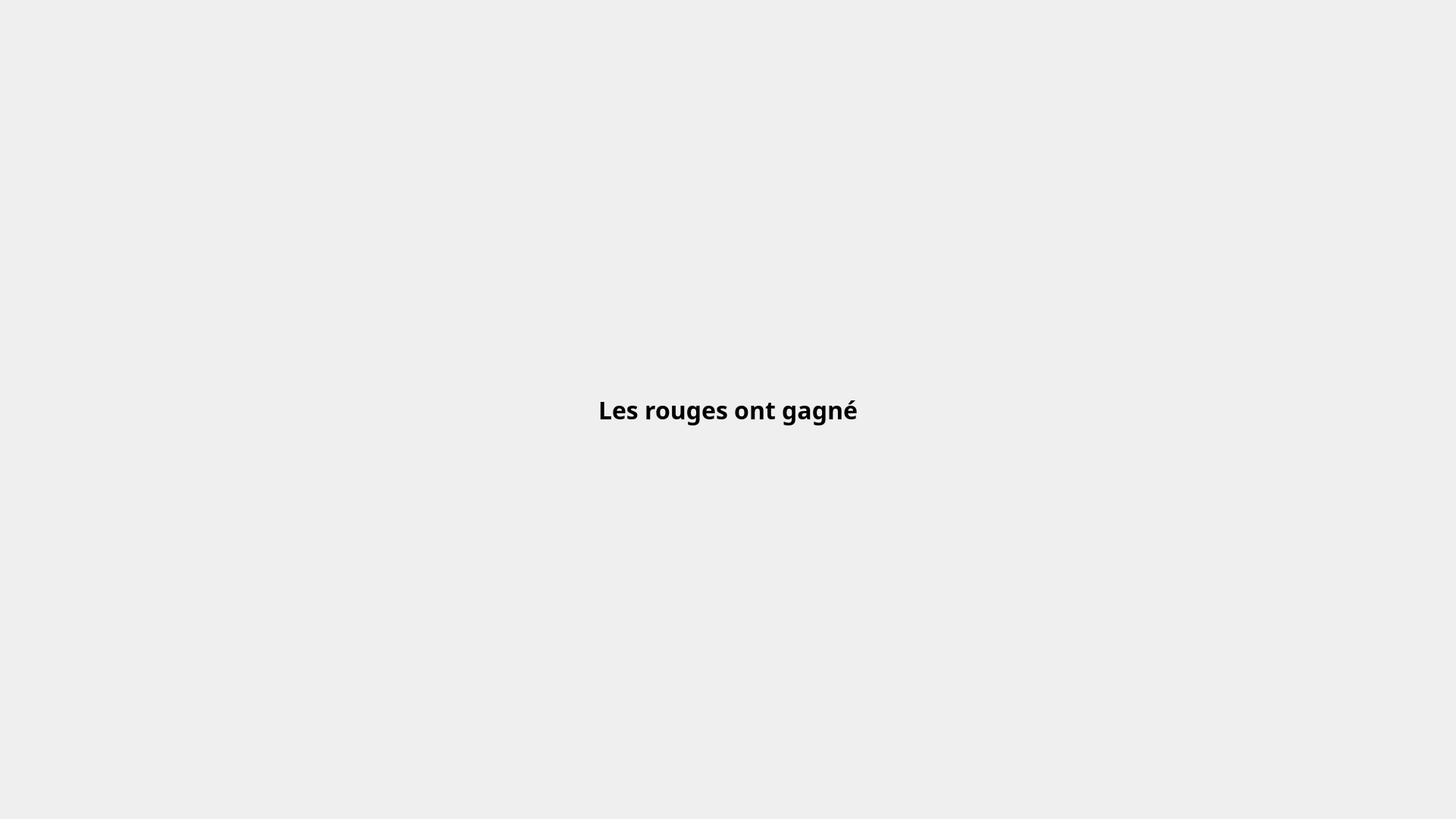
<?xml version="1.0" encoding="UTF-8"?>
<ui version="4.0">
 <class>Defaite</class>
 <widget class="QWidget" name="Defaite">
  <property name="geometry">
   <rect>
    <x>0</x>
    <y>0</y>
    <width>1920</width>
    <height>1080</height>
   </rect>
  </property>
  <property name="windowTitle">
   <string>Form</string>
  </property>
  <layout class="QGridLayout" name="gridLayout">
   <property name="leftMargin">
    <number>0</number>
   </property>
   <property name="topMargin">
    <number>0</number>
   </property>
   <property name="rightMargin">
    <number>0</number>
   </property>
   <property name="bottomMargin">
    <number>0</number>
   </property>
   <item row="0" column="0">
    <widget class="QWidget" name="defaite_widget" native="true">
     <property name="styleSheet">
      <string notr="true"/>
     </property>
     <layout class="QGridLayout" name="gridLayout_2">
      <item row="0" column="1">
       <spacer name="verticalSpacer_2">
        <property name="orientation">
         <enum>Qt::Vertical</enum>
        </property>
        <property name="sizeHint" stdset="0">
         <size>
          <width>20</width>
          <height>455</height>
         </size>
        </property>
       </spacer>
      </item>
      <item row="1" column="0">
       <spacer name="horizontalSpacer">
        <property name="orientation">
         <enum>Qt::Horizontal</enum>
        </property>
        <property name="sizeHint" stdset="0">
         <size>
          <width>810</width>
          <height>20</height>
         </size>
        </property>
       </spacer>
      </item>
      <item row="1" column="1">
       <widget class="QLabel" name="label">
        <property name="font">
         <font>
          <family>Merriweather Black</family>
          <pointsize>24</pointsize>
          <weight>75</weight>
          <bold>true</bold>
         </font>
        </property>
        <property name="text">
         <string>Les rouges ont gagné</string>
        </property>
       </widget>
      </item>
      <item row="1" column="2">
       <spacer name="horizontalSpacer_2">
        <property name="orientation">
         <enum>Qt::Horizontal</enum>
        </property>
        <property name="sizeHint" stdset="0">
         <size>
          <width>809</width>
          <height>20</height>
         </size>
        </property>
       </spacer>
      </item>
      <item row="2" column="1">
       <spacer name="verticalSpacer">
        <property name="orientation">
         <enum>Qt::Vertical</enum>
        </property>
        <property name="sizeHint" stdset="0">
         <size>
          <width>20</width>
          <height>454</height>
         </size>
        </property>
       </spacer>
      </item>
     </layout>
    </widget>
   </item>
  </layout>
 </widget>
 <resources/>
 <connections/>
</ui>
